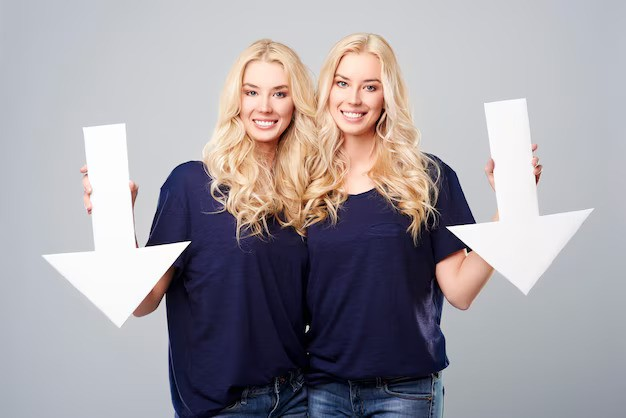
#> input picture image1.jpg, 626 x 418 px, found by its file name; the run also reads 1 picture not shown here
$ python image_comparison.py
#> lines starting #> are read from the running program, lines starting #| are printed output that depends on the picture
import cv2
import os
from skimage.metrics import structural_similarity as ssim

# Function to compare two images using MSE and SSIM
def compare_images(image1_path, image3_path):
    # Check if image files exist
#> called with image1_path = '/home/fydp/parkeasy/image1.jpg', image3_path = '/home/fydp/parkeasy/image3.jpg'
    if not os.path.exists(image1_path):
        raise ValueError(f"Image file does not exist at path: {image1_path}")
    if not os.path.exists(image3_path):
        raise ValueError(f"Image file does not exist at path: {image3_path}")

    # Read images
    image1 = cv2.imread(image1_path)
#> image1 is the input picture: shape (418, 626, 3); mean B, G, R 163, 157.1, 161.7
    image3 = cv2.imread(image3_path)

    # Check if images were loaded successfully
    if image1 is None:
        raise ValueError(f"Image at path {image1_path} could not be loaded.")
    if image3 is None:
        raise ValueError(f"Image at path {image3_path} could not be loaded.")

    # Resize images to match dimensions of the smaller image
    h1, w1 = image1.shape[:2]
#> h1 = 418; w1 = 626
    h2, w2 = image3.shape[:2]
#> h2 = 418; w2 = 626
    if h1 * w1 > h2 * w2:
        image1 = cv2.resize(image1, (w2, h2))
    else:
        image2 = cv2.resize(image3, (w1, h1))
    print(f"Image resize was completed")

    # Convert images to grayscale
    gray_image1 = cv2.cvtColor(image1, cv2.COLOR_BGR2GRAY)
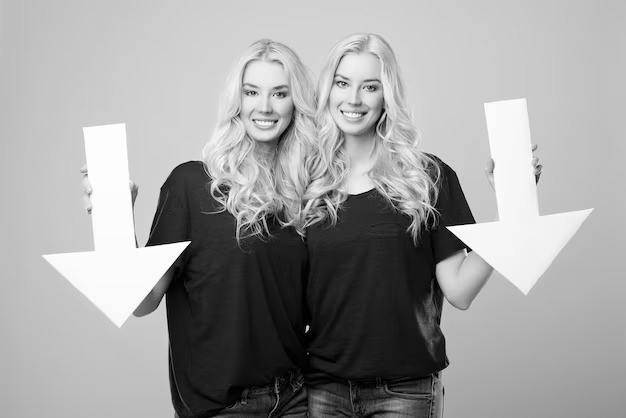
#> gray_image1: shape (418, 626); min 0, max 255, mean 159.1
    gray_image3 = cv2.cvtColor(image3, cv2.COLOR_BGR2GRAY)

    print(f"Grayscale was completed")

    # Calculate MSE
    mse = ((gray_image1 - gray_image3) ** 2).mean()
#> mse = 0

    # Calculate SSIM
    ssim_index, _ = ssim(gray_image1, gray_image3, full=True)
#> ssim_index = 1

    return mse, ssim_index

    print(f"Calculations completed")

# Function to display images
def display_image(image_path):
    image = cv2.imread(image_path)
    if image is not None:
        cv2.imshow(f"Image: {image_path}", image)
        cv2.waitKey(0)
        cv2.destroyAllWindows()
    else:
        print(f"Failed to load and display image: {image_path}")

# Paths to your images
image1_path = r'/home/fydp/parkeasy/image1.jpg'
image2_path = r'/home/fydp/parkeasy/image2.jpg'
image3_path = r'/home/fydp/parkeasy/image3.jpg'

# Print image paths
print(f'Image 1 Path: {image1_path}')
print(f'Image 3 Path: {image3_path}')

# Check if images exist and can be opened
if os.path.exists(image1_path):
    print(f"Image 1 exists: {image1_path}")
else:
    print(f"Image 1 does not exist: {image1_path}")

if os.path.exists(image3_path):
    print(f"Image 3 exists: {image3_path}")
else:
    print(f"Image 3 does not exist: {image3_path}")


# Compare images if they were successfully loaded
if os.path.exists(image1_path) and os.path.exists(image2_path):
    try:
        mse_value, ssim_value = compare_images(image1_path, image3_path)
#> mse_value = 0; ssim_value = 1
        # Print results
        print(f'MSE: {mse_value}')
#| MSE: 0.0
        print(f'SSIM: {ssim_value}')
#| SSIM: 1.0
    except ValueError as ve:
        print(ve)
else:
    print("One or both images could not be loaded. Comparison aborted.")
